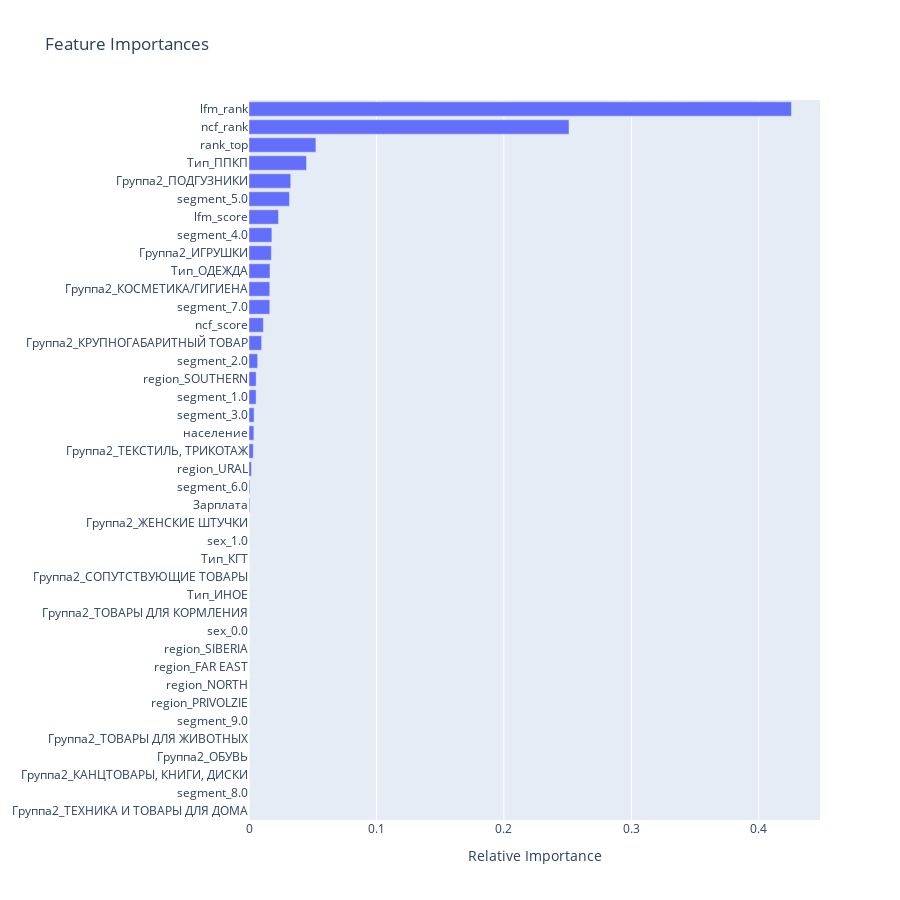

Notebook source saved alongside this figure:
### Code cell
import plotly.graph_objects as go

features = X_train.columns
importances = ctb_model.feature_importances_
indices = np.argsort(importances)


fig = go.Figure(go.Bar(
            x=importances[indices],
            y=[features[i] for i in indices],
            orientation='h',

            ))

fig.update_layout(
    autosize=False,
    width=900,
    height=900,
    title='Feature Importances',
    xaxis_title='Relative Importance'
    )

fig.show()

### Figure 1 — Plotly figure (JSON) as saved in the notebook; plotly's stock layout.template omitted (floating-point values rounded to 4 significant figures)
{"data": [{"orientation": "h", "type": "bar", "x": [0, 0, 0, 0, 0, 0, 0, 0, 0, 0, 0, 0, 0, 0, 0, 0, 0, 0.0005852, 0.0006495, 0.001932, 0.003349, 0.003802, 0.003994, 0.005549, 0.005607, 0.00678, 0.009891, 0.0113, 0.0163, 0.0163, 0.01648, 0.01752, 0.01795, 0.02316, 0.03176, 0.03276, 0.04509, 0.05248, 0.2511, 0.4256], "y": ["Группа2_ТЕХНИКА И ТОВАРЫ ДЛЯ ДОМА", "segment_8.0", "Группа2_КАНЦТОВАРЫ, КНИГИ, ДИСКИ", "Группа2_ОБУВЬ", "Группа2_ТОВАРЫ ДЛЯ ЖИВОТНЫХ", "segment_9.0", "region_PRIVOLZIE", "region_NORTH", "region_FAR EAST", "region_SIBERIA", "sex_0.0", "Группа2_ТОВАРЫ ДЛЯ КОРМЛЕНИЯ", "Тип_ИНОЕ", "Группа2_СОПУТСТВУЮЩИЕ ТОВАРЫ", "Тип_КГТ", "sex_1.0", "Группа2_ЖЕНСКИЕ ШТУЧКИ", "Зарплата", "segment_6.0", "region_URAL", "Группа2_ТЕКСТИЛЬ, ТРИКОТАЖ", "население", "segment_3.0", "segment_1.0", "region_SOUTHERN", "segment_2.0", "Группа2_КРУПНОГАБАРИТНЫЙ ТОВАР", "ncf_score", "segment_7.0", "Группа2_КОСМЕТИКА/ГИГИЕНА", "Тип_ОДЕЖДА", "Группа2_ИГРУШКИ", "segment_4.0", "lfm_score", "segment_5.0", "Группа2_ПОДГУЗНИКИ", "Тип_ППКП", "rank_top", "ncf_rank", "lfm_rank"]}], "layout": {"autosize": false, "height": 900, "title": {"text": "Feature Importances"}, "width": 900, "xaxis": {"autorange": true, "range": [0, 0.448], "title": {"text": "Relative Importance"}, "type": "linear"}, "yaxis": {"autorange": true, "range": [-0.5, 39.5], "type": "category"}}}
